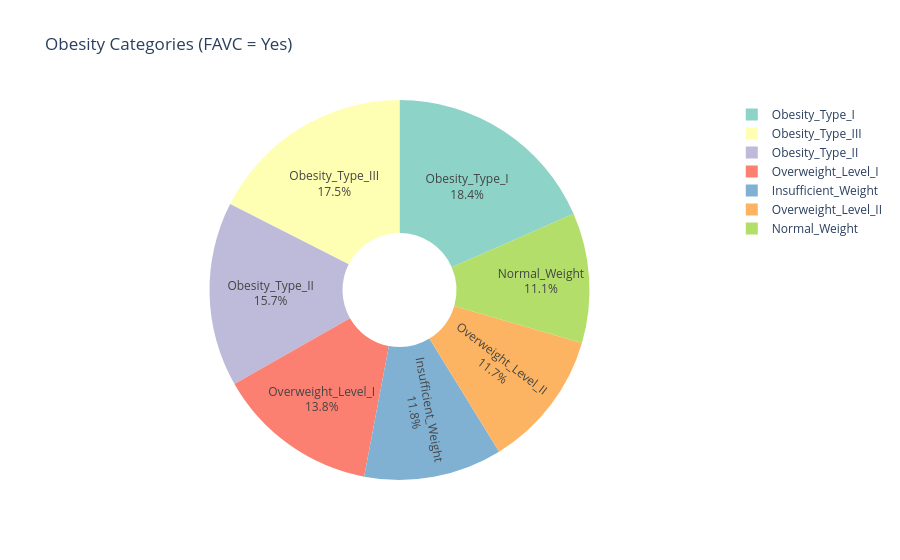

The cell this chart's notebook holds for it:
### Markdown cell above
### 5.High calorie food and obesity

### Code cell
# Filter dataset for FAVC = Yes
favc_yes = df1[df1["FAVC"] == "yes"]

# Count people in each obesity category
obesity_counts = favc_yes["NObeyesdad"].value_counts().reset_index()
obesity_counts.columns = ["NObeyesdad", "Count"]

# Pie chart
fig = px.pie(obesity_counts,
             names="NObeyesdad",
             values="Count",
             title="Obesity Categories (FAVC = Yes)",
             hole=0.3,  # donut style
             color_discrete_sequence=px.colors.qualitative.Set3)

# Add percentage labels
fig.update_traces(textinfo="percent+label")

fig.show()

### Figure 1 — Plotly figure (JSON) as saved in the notebook; plotly's stock layout.template omitted (floating-point values rounded to 4 significant figures)
{"data": [{"domain": {"x": [0, 1], "y": [0, 1]}, "hole": 0.3, "hovertemplate": "NObeyesdad=%{label}<br>Count=%{value}<extra></extra>", "labels": ["Obesity_Type_I", "Obesity_Type_III", "Obesity_Type_II", "Overweight_Level_I", "Insufficient_Weight", "Overweight_Level_II", "Normal_Weight"], "legendgroup": "", "name": "", "showlegend": true, "textinfo": "percent+label", "type": "pie", "values": [340, 323, 290, 254, 217, 216, 204]}], "layout": {"legend": {"tracegroupgap": 0}, "piecolorway": ["rgb(141,211,199)", "rgb(255,255,179)", "rgb(190,186,218)", "rgb(251,128,114)", "rgb(128,177,211)", "rgb(253,180,98)", "rgb(179,222,105)", "rgb(252,205,229)", "rgb(217,217,217)", "rgb(188,128,189)", "rgb(204,235,197)", "rgb(255,237,111)"], "title": {"text": "Obesity Categories (FAVC = Yes)"}}}
